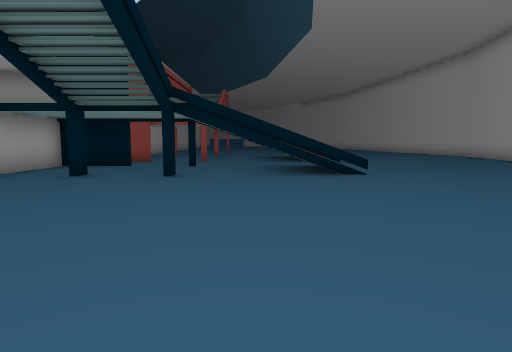
view 1 (above)

22 first-person views from a walk through a 3-D level made in the Unity game engine. The camera is 1.5 m above the floor, tilts 6° down and sees 75° across. The floor is counted in squares, 2 m on a side. Each view is taken from the middle of a square. On the plan, view 1 faces up. The plan holds only what a view shows up to about 11 squares ahead; the rest is blank. The place goes on beyond the plan. Door leaves are left out, so doorways stand open.

view 2
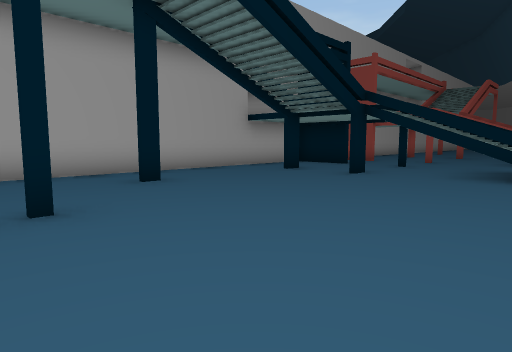

view 3
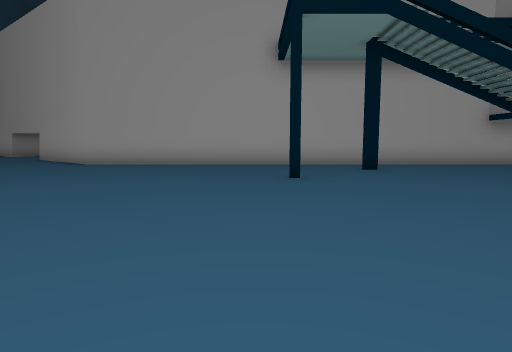

view 4
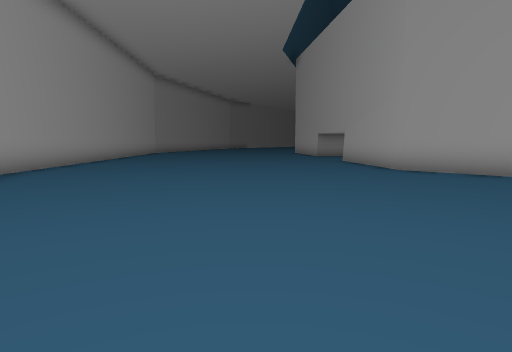

view 5
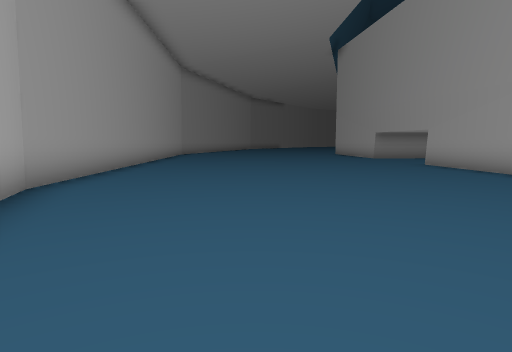

view 6
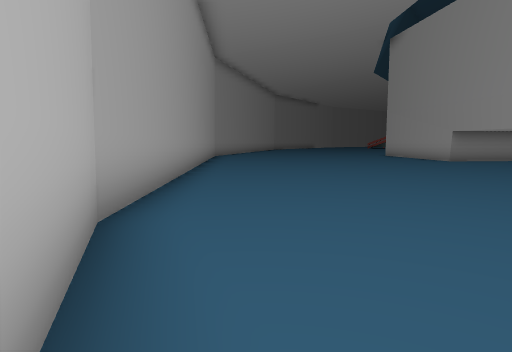

view 7
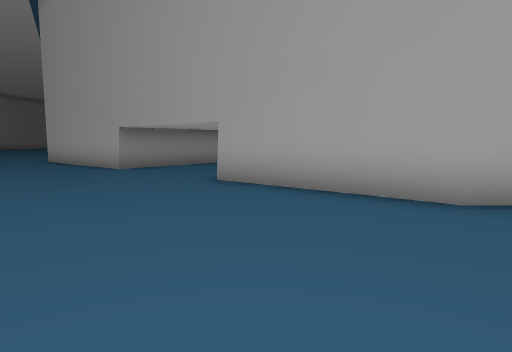

view 8
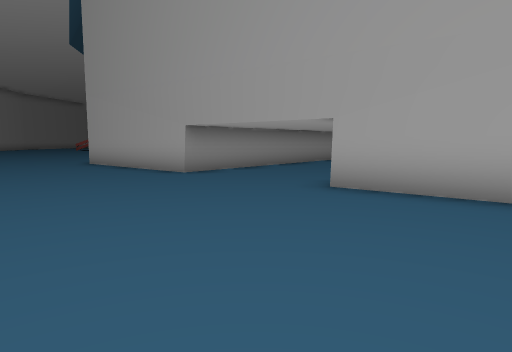

view 9
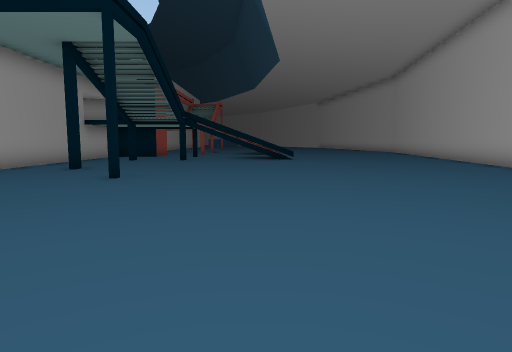

view 10
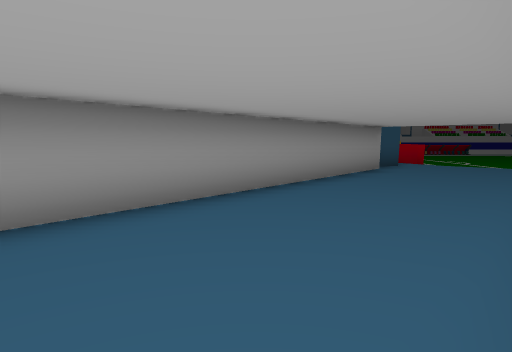

view 11
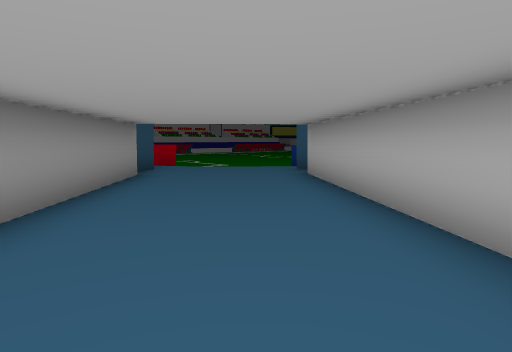

view 12
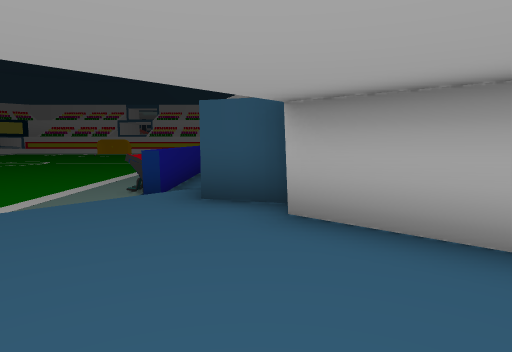

view 13
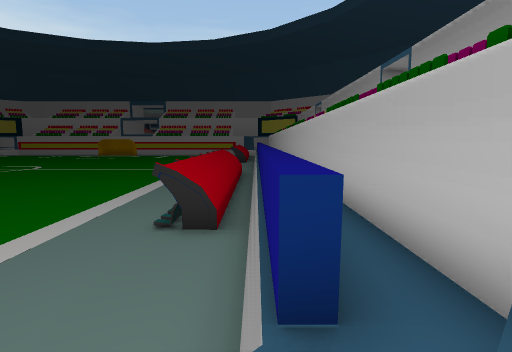

view 14
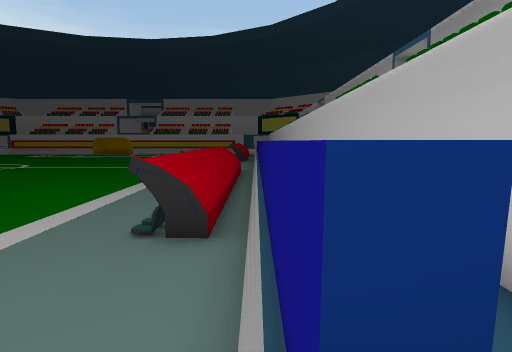

view 15
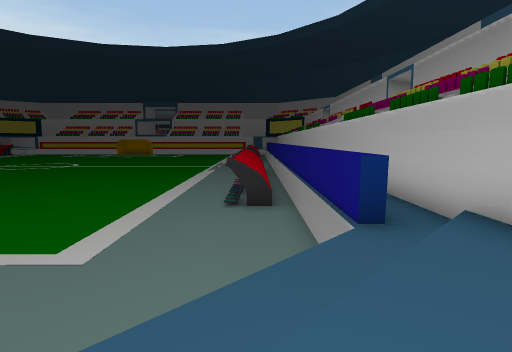

view 16
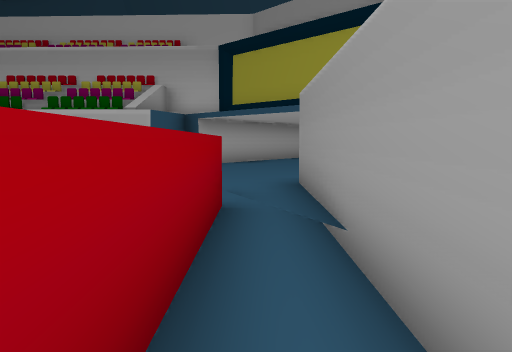

view 17
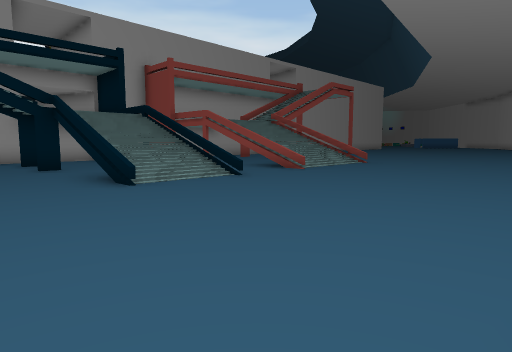

view 18
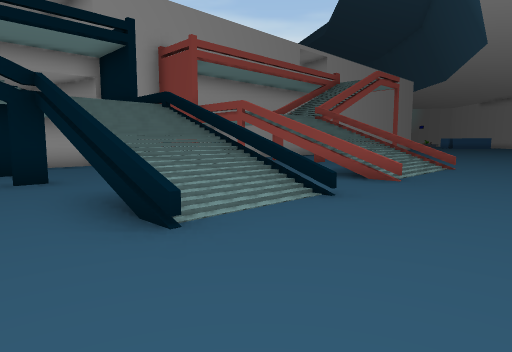

view 19
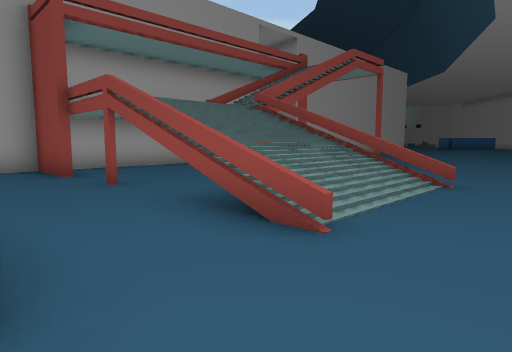

view 20
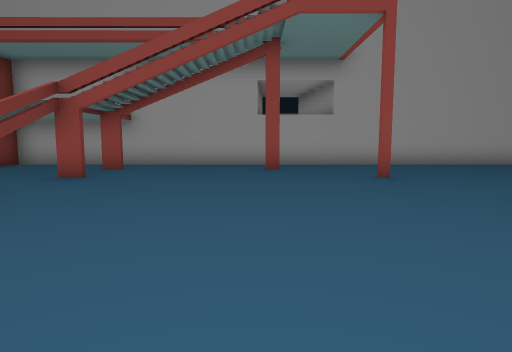

view 21
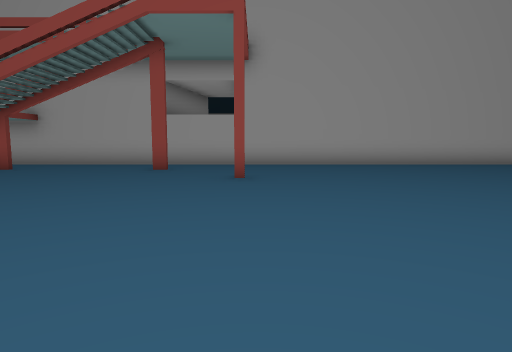

view 22
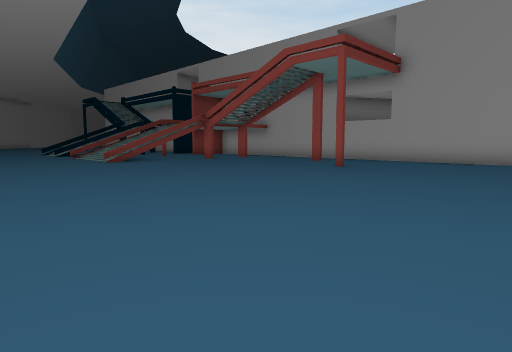

### Floor plan
Key: @ floor where view 1 was taken; # wall or solid block; x gap in a wall; . main floor; - floor 0.25 m lower than the main floor; / step, stairs or slope; ^ raised ledge; v drop or lower ground.
Columns run from 24 left of view 1 to 9 right of it. Each row starts with its distance up from view 1.
 28                   #.....   .....
 27                   #.............
 26                   #.............
 25                   #.............
 24                   #.............
 23                   #...#........
 22                   #............
 21                   #............
 20                   #.#..........
 19                   #............
 18                   #............
 17                   #............
 16                   #.#.#.#x^....
 15                   #.....///.....
 14                   #.....///.....
 13                   #.....///.....
 12                   ###.#.........
 11                   #.............
 10 vvv  ^^           ###.#.#x^.....
  9 vvvv ^^ ^         #.....///......
  8 vvvv ^^ ^         #.....///......
  7 vvvvv^^ ^         #.#.#..........
  6 vvvvv^^ ^         #..............
  5 vvvvv^^ ^         #..............#
  4 vvvvv^^ ^         #..............#
  3 vvvvvv^ ^         #.#...........##
  2 vvvvvv^-^         #.............
  1  vvvvv^-^         #...#.........
  0   vvvv^-#         #.....@......
 -1   vvvv//#         #...........
 -2    vv//.##        #..........
 -3  ## //...##       #..........
 -4 ---//.....##      #.........
 -5  #####.....##    ##.........
 -6      ##.....##   #..........
 -7       ##......  ##..........
 -8        ##......##...........
 -9         ###................#
-10           ##...............#
-11            ##.............##
-12            ##............##
-13            ##...........##
-14           ##............#
-15           #.....  .....##

Positions as (right, up) in squares from view 1, and headings:
1: (0, 0), facing up
2: (2, 0), facing up-left
3: (5, 0), facing left
4: (3, -2), facing down-left
5: (3, -5), facing down-left
6: (3, -8), facing down-left
7: (-2, -8), facing left
8: (-3, -10), facing left
9: (1, -6), facing up
10: (-9, -9), facing left
11: (-11, -9), facing up-left
12: (-16, -6), facing up
13: (-18, -2), facing up
14: (-18, -1), facing up
15: (-19, -4), facing up
16: (-24, -4), facing right
17: (8, 5), facing up-left
18: (5, 6), facing up-left
19: (4, 10), facing up-left
20: (5, 20), facing left
21: (5, 23), facing left
22: (7, 28), facing down-left
